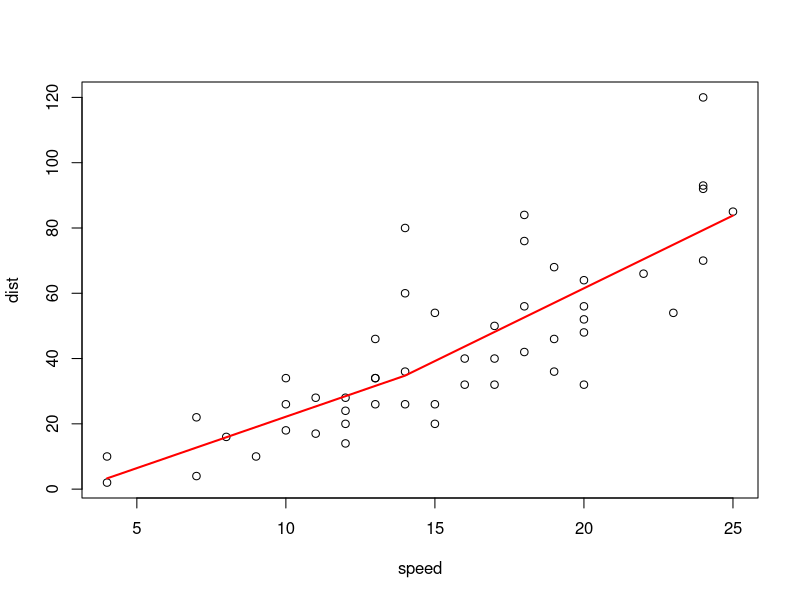
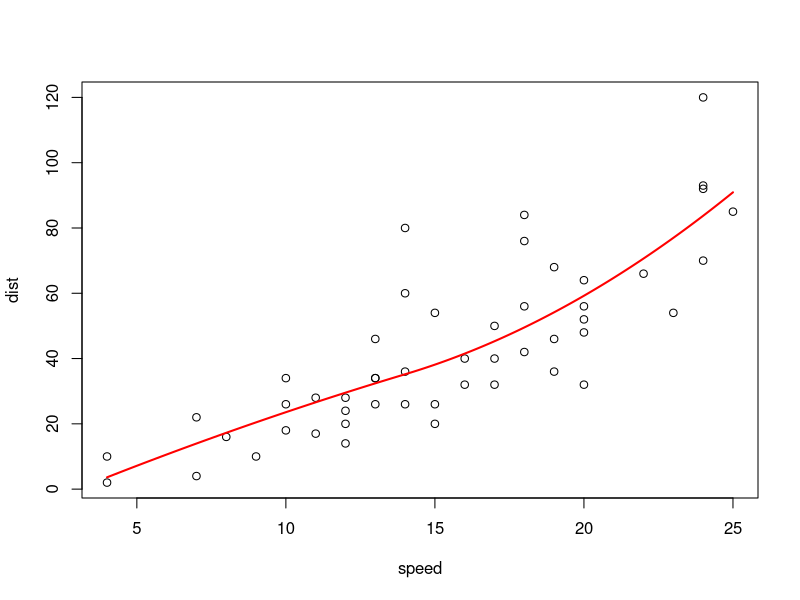
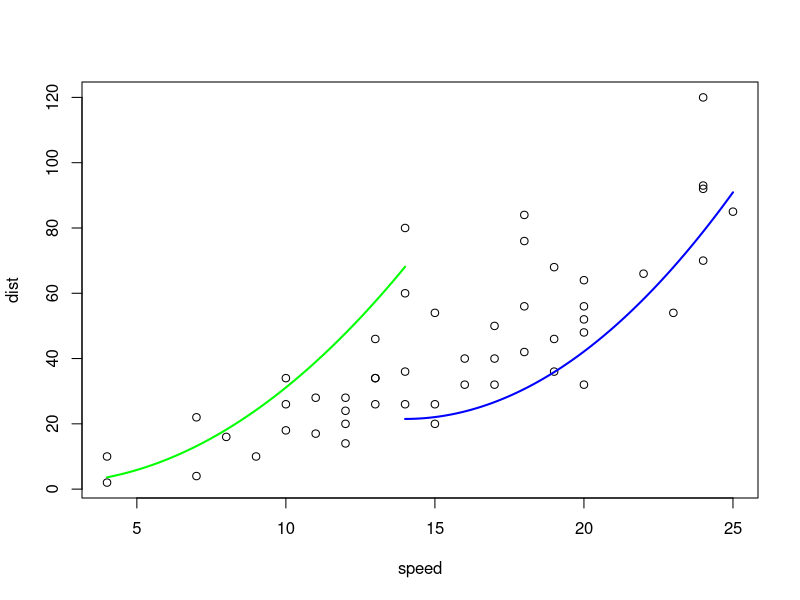
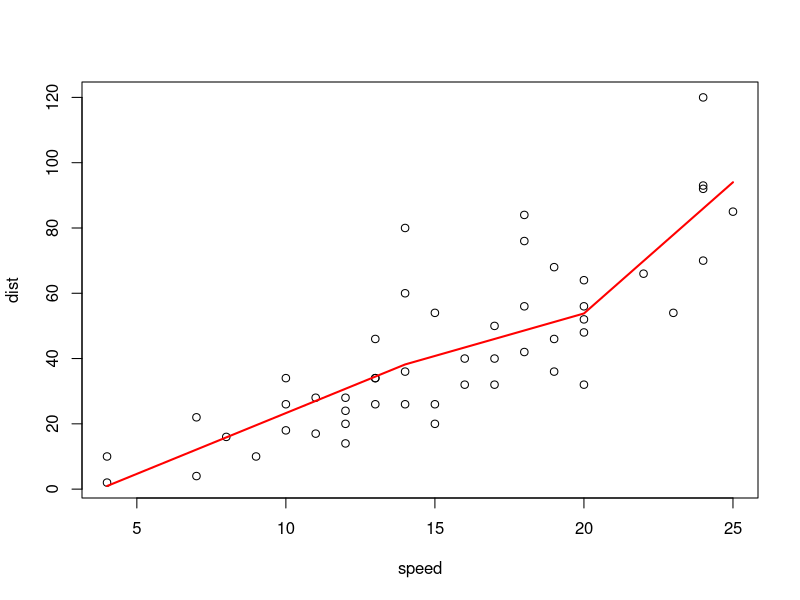
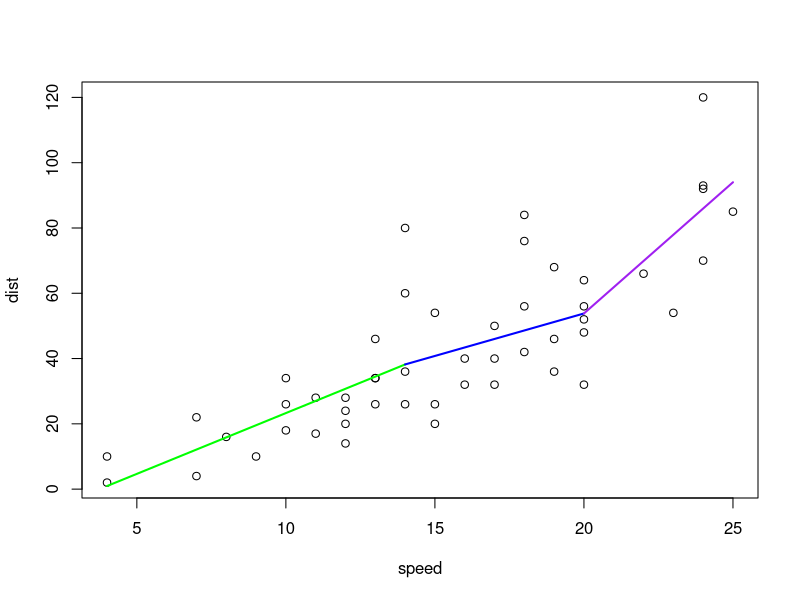
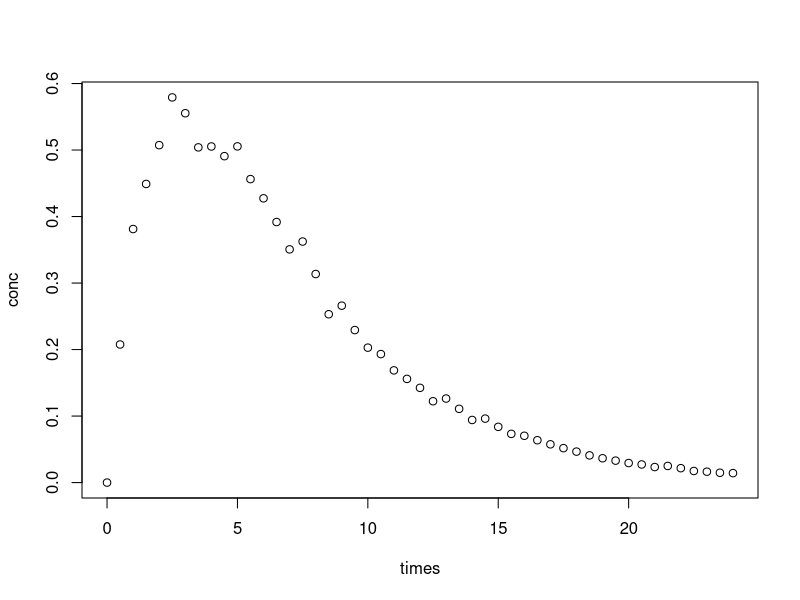
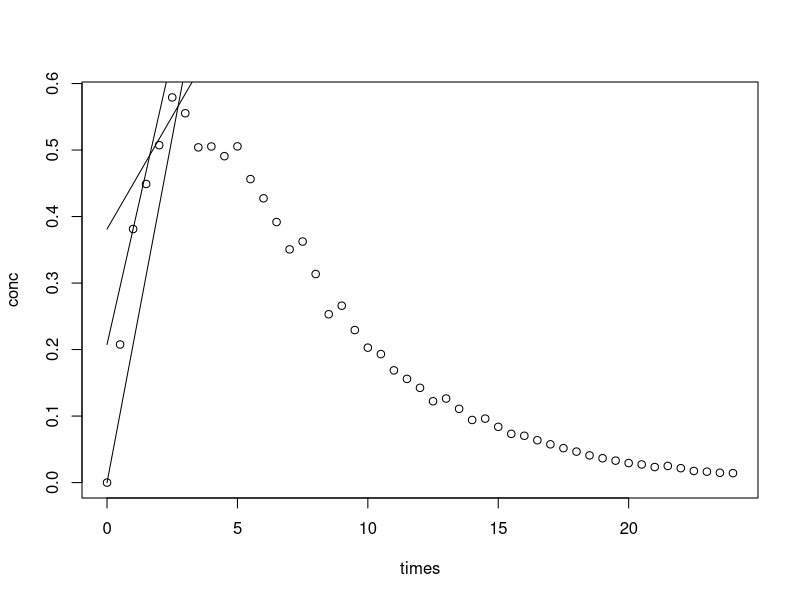
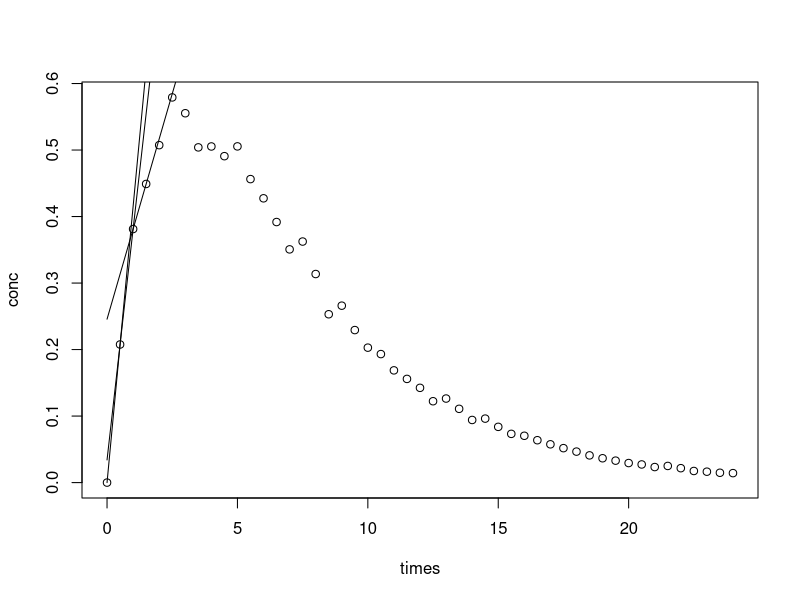

Recreate these plots in R, in order.
# Same idea as spline11... but we are going to try to work out how to use the
# coefficients gained from fitting a spline using linear regression
# Remove all current objects in the workspace
  rm(list = ls(all = TRUE))
  set.seed(123)

#  So, consider the following dataset, with the following spline regression,
  library(splines)
  K <- c(14)  # knots
  plot(cars)
  reglin <- lm(dist ~ bs(speed, knots = c(K), degree = 1), data = cars)
  u <- seq(4, 25, by = 0.1)  # test model at these speeds
  B <- data.frame(speed = u)  # data.frame(speeds)
  Y <- predict(reglin, newdata = B)  # predicted dist for the desired speeds
  lines(u, Y, lwd = 2, col = "red")

# We can then do this again with a second degree spline!
  library(splines)
  K <- c(14)  # knots
  plot(cars)
  reg <- lm(dist ~ bs(speed, knots = c(K), degree = 2), data = cars)
  u <- seq(4, 25, by = 0.1)  # test model at these speeds
  B <- data.frame(speed = u)  # data.frame(speeds)
  Y <- predict(reg, newdata = B)  # predicted dist for the desired speeds
  lines(u, Y, lwd = 2, col = "red")

# now lets compare their regression coefficients
  summary(reglin)
  summary(reg)

# It should be noted that the second degree spline has an extra parameter!
# Well it should be easy to replicate the first part of the spline!
  plot(cars)
  u0 <- seq(0, 1, by = 0.01)  # splines run from 0 -> 1 (with the resolution of the curve dictated by how many points you ask for)
  v1 <- reg$coefficients[3]*u0^2 + reg$coefficients[2]*u0 + reg$coefficients[1]  # here we calculate y = mx + c m = coefficient 2, c = coefficient 1
  x1 <- seq(min(cars$speed), K[1], length = length(u0))  # create times for plotting from first time: min(time), to the first knot: K[1]
  lines(x1, v1, col = "green", lwd = 2)  # draw the line
  u0 <- seq(0, 1, by = 0.01)  # set up the second section of spline
  v2 <- (reg$coefficients[4] - reg$coefficients[3])*u0^2 +
    (reg$coefficients[3] - reg$coefficients[2])*u0^2 +
    reg$coefficients[1] +
    reg$coefficients[2]  # here we calculate m (as coefficient 3 - coefficient 2) and c (coefficient 1 + coefficient 2)
  x2 <- seq(K[1], max(cars$speed), length = length(u0))  # create times for plotting from the first knot: K[1], to the final time  first time: max(time)
  lines(x2, v2, col = "blue", lwd = 2)  # draw the second line

# But what about when things get more complex? Let's say with two knots!
  K <- c(14, 20)  # knots
  plot(cars)
  reg <- lm(dist ~ bs(speed, knots = c(K), degree = 1), data = cars)
  u <- seq(4, 25, by = 0.1)  # test model at these speeds
  B <- data.frame(speed = u)  # data.frame(speeds)
  Y <- predict(reg, newdata = B)  # predicted dist for the desired speeds
  lines(u, Y, lwd = 2, col = "red")

# This can be replicated as well!
  plot(cars)
### this part is all the same as with the one knot
  u0 <- seq(0, 1, by = 0.01)
  v1 <- reg$coefficients[2]*u0 + reg$coefficients[1]
  x1 <- seq(min(cars$speed), K[1], length = length(u0))
  lines(x1, v1, col = "green", lwd = 2)
  v2 <- (reg$coefficients[3] - reg$coefficients[2])*u0 +
    reg$coefficients[1] +
    reg$coefficients[2]
  x2 <- seq(K[1], K[2], length = length(u0))  # except here we calculate times from the first knot to the second knot!
  lines(x2, v2, col = "blue", lwd = 2)
### this part is all the same as with the one knot
# then we need to calculate for the extra bit of linear regression we did!
  v3 <- (reg$coefficients[4] - reg$coefficients[3])*u0 +
    reg$coefficients[1] +
    reg$coefficients[3]
  x3 <- seq(K[2], max(cars$speed), length = length(u0))
  lines(x3, v3, col = "purple", lwd = 2)

# Therefore the output of summary(model) is:
# coefficient 1 <- intercept
# coefficient 2 <- slope 1
# coefficient 3 <- slope 2
# ... coefficient x <- slope x

# For the first linear spline:
# m = coefficient 2
# c = coefficient 1
# For the nth linear spline:
# m = coefficient n+1 - coefficient n
# c = coefficient 1 + coefficient n

# Therefore we can use a function to extract this information!
  interpLinearLoop <- function(x, y, K) {
  # function to provide slope and intercept parameters for a linear interpolation
    require(splines)
    mod <- lm(y ~ bs(x, knots = c(K), degree = 1))  # fit linear spline
    p <- unname(mod$coefficients)  # create object for model coefficients
    m <- c(NULL)  # create placeholder vectors to store values in later
    b <- c(NULL)  # use b instead of c to represent intercept
    for (i in 1:(length(K)+1)) {  # for all the required knots
      if (i == 1) {
        m <- c(m, p[2])
        b <- c(b, p[1])
      } else {
        m <- c(m, p[i+1] - p[i])
        b <- c(b, p[1] + p[i])
      }
    }
    data.frame(
      K = paste(c(min(x), K), c(K, max(x)), sep = "-"),
      m = m,
      c = b
    )
  }
  interpLinearLoop(cars$speed, cars$dist, c(14, 20))

# Can also be done without for loops! # This is the faster function, so use this one
  interpLinearOld <- function(x, y, K) {
  # function to provide slope and intercept parameters for a linear interpolation
    require(splines)
    mod <- lm(y ~ bs(x, knots = c(K), degree = 1))  # fit linear spline
    p <- unname(mod$coefficients)  # create object for model coefficients
    p1 <- tail(p, length(K))
    p2 <- head(p[-1], length(K))
    data.frame(
      K = paste(c(min(x), K), c(K, max(x)), sep = "-"),
      m = c(p[2], p1 - p2),
      c = c(p[1], p[1] + p2)
    )
  }
  interpLinearOld(cars$speed, cars$dist, c(14, 20))


# how about something that looks like concentrations
  CL <- 10	# Clearance, 10 L/h
  V <- 50	# Volume of concribution, 50 L
  KA <- 0.5	# Absorption rate constant, h^-1
  ERR <- 0.05	# Standard deviation of error
  dose <- 50	# mg
  times <- seq(from = 0,to = 24,by = 0.5)	# Time sequence for simulating concentrations
  conc <- dose*KA/(V*(KA-(CL/V)))*(exp(-CL/V*times)-exp(-KA*times))*(1+rnorm(n = length(times),mean = 0,sd = ERR))
  plot(conc ~ times)
  knots <- tail(head(times, -1), -1)  # the knots mustn't include the final or start time!

  out <- interpLinearOld(times, conc, knots)

# These values are not linear interpolation values, but in fact linear splines still
# To convert them to linear slopes more needs to be done!
  y1 <- out$m[1]*times + out$c[1]
  y2 <- out$m[2]*times + out$c[2]
  y3 <- out$m[3]*times + out$c[3]
  plot(conc ~ times)
  lines(y1 ~ times)
  lines(y2 ~ times)
  lines(y3 ~ times)

# The slopes are correct if the difference between each knot is equal to 1
# But in reality this is not true at all, and could be 0.5, or 10 etc.
# So you must divide the spline slopes by the difference between independent variable
# for time as an independent variable this includes 0 and the final time, which we removed when specifying knots
  out$m2 <- out$m/diff(times)

# The intercept is correct if you start at time = 0 each time, but you aren't
# you start at the end of the previous line, so must draw the slope back to zero
# So we subract the slope multplied by how much time has passed from the concentration
  out$c2 <- out$c - head(times, -1)*out$m2

# Now we are good
  fixed1 <- out$m2[1]*times + out$c2[1]
  fixed2 <- out$m2[2]*times + out$c2[2]
  fixed3 <- out$m2[3]*times + out$c2[3]
  plot(conc ~ times)
  lines(fixed1 ~ times)
  lines(fixed2 ~ times)
  lines(fixed3 ~ times)

# Last function
  interpLinearNew <- function(x, y, K) {
  # function to provide slope and intercept parameters for a linear interpolation
    require(splines)
    mod <- lm(y ~ bs(x, knots = c(K), degree = 1))  # fit linear spline
    p <- unname(mod$coefficients)  # create object for model coefficients
    p1 <- tail(p, length(K))
    p2 <- head(p[-1], length(K))
    all.K <- c(head(x, 1), K, tail(x, 1))
    m <- c(p[2], p1 - p2)/diff(all.K)
    data.frame(
      K = paste(c(min(x), K), c(K, max(x)), sep = "-"),
      m = m,
      c = c(p[1], p[1] + p2) - head(all.K, -1)*m
    )
  }
  out2 <- interpLinearNew(cars$speed, cars$dist, c(14, 20))

  fixed1 <- out2$m[1]*cars$speed + out2$c[1]
  fixed2 <- out2$m[2]*cars$speed + out2$c[2]
  fixed3 <- out2$m[3]*cars$speed + out2$c[3]
  with(cars, plot(dist ~ speed))
  with(cars, lines(fixed1 ~ speed, col = "green"))
  with(cars, lines(fixed2 ~ speed, col = "blue"))
  with(cars, lines(fixed3 ~ speed, col = "purple"))
